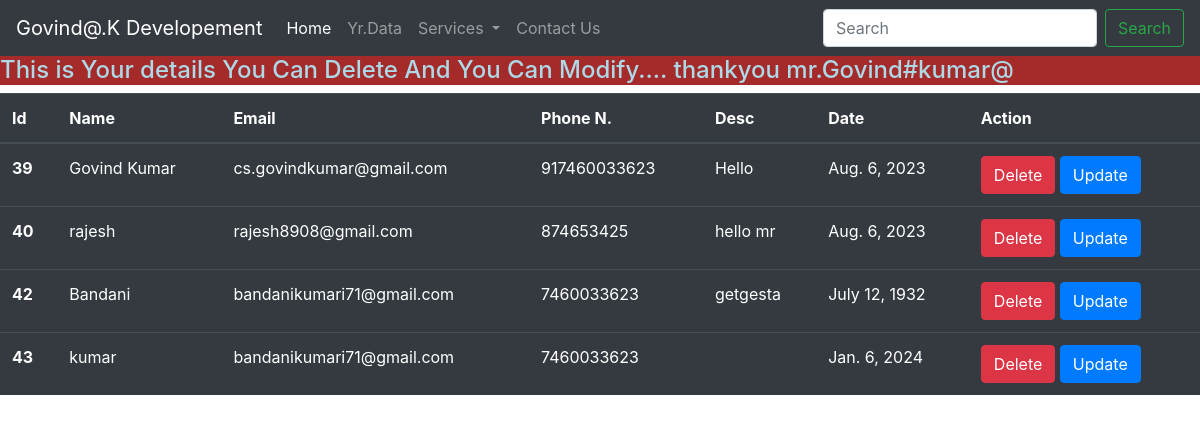
/about, run on the app's committed database.
### app1/models.py (models this page shows, shortened)
class Contact(models.Model):
    name = models.CharField(max_length=120)
    email = models.CharField(max_length=120)
    phone = models.IntegerField(max_length=12)
    desc = models.CharField(max_length=50)
    date = models.DateField()
    id = models.AutoField(primary_key=True)

### app1/views.py (the view)
# urls.py: path("about",views.about,name='about'),
def about(request):
    serData = Contact.objects.all()
    data={
        'serData':serData
    }
    return render(request,'about.html',data)

### templates/about.html (shortened to what this page needs)
{% extends 'base.html' %}
{% block body %}
<marquee behavior="" direction="">
<h4 style="background-color: brown; color: lightblue;">This is Your details You Can Delete And You Can Modify.... thankyou mr.Govind#kumar@</h4>
</marquee>
<form action="update" method="post">
<div class="container-fluid px-0">
  <table class="table table-hover table-dark">
      <thead>
        <tr>
          <th scope="col">Id</th>
          <th scope="col">Name</th>
          <th scope="col">Email</th>
          <th scope="col">Phone N.</th>
          <th scope="col">Desc</th>
          <th scope="col">Date</th>
          <th scope="col">Action</th>
        </tr>
      </thead>
      <tbody>
          {% for i in serData %}
        <tr>
          <th scope="row">{{i.id}}</th>
          <td>{{i.name}}</td>
          <td>{{i.email}}</td>
          <td>{{i.phone}}</td>
          <td>{{i.desc}}</td>
          <td>{{i.date}}</td>
          <td>
              <a class="btn btn-danger" href="/delete/{{i.id}}">Delete</a>
              <a class="btn btn-primary" href="/update/{{i.id}}">Update</a>
          </td>
        </tr>
      {% endfor %}
      </tbody>
    </table>
</div>
</form>
{% endblock body%}

### templates/base.html (shortened to what this page needs)
<!doctype html>
<html lang="en">
  <head>
    <link rel="stylesheet" href="https://cdn.jsdelivr.net/npm/bootstrap@4.4.1/dist/css/bootstrap.min.css">
<link rel="stylesheet" href="https://cdn.jsdelivr.net/npm/bootstrap-icons@1.3.0/font/bootstrap-icons.css">
  </head>
  <body>
    <nav class="navbar navbar-expand-lg navbar-dark bg-dark">
        <a class="navbar-brand" href="#">Govind@.K Developement</a>
        <div class="collapse navbar-collapse" id="navbarSupportedContent">
          <ul class="navbar-nav mr-auto">
            <li class="nav-item active">
              <a class="nav-link" href="/index">Home <span class="sr-only">(current)</span></a>
            </li>
            <li class="nav-item">
              <a class="nav-link" href="/about">Yr.Data</a>
            </li>
            <li class="nav-item dropdown">
              <a class="nav-link dropdown-toggle" href="#" id="navbarDropdown" role="button" data-toggle="dropdown" aria-haspopup="true" aria-expanded="false">
                Services
              </a>
            </li>
            <li class="nav-item">
              <a class="nav-link" href="/contact">Contact Us</a>
            </li>
          </ul>
          <form class="form-inline my-2 my-lg-0">
            <input class="form-control mr-sm-2" type="search" placeholder="Search" aria-label="Search">
            <button class="btn btn-outline-success my-2 my-sm-0" type="submit">Search</button>
          </form>
        </div>
      </nav>
      {% block body %} {% endblock body %}
  </body>
</html>

### data on the page
Contact: id "39", name "Govind Kumar", email "cs.govindkumar@gmail.com", phone "917460033623", desc "Hello", date "Aug. 6, 2023"
Contact: id "40", name "rajesh", email "rajesh8908@gmail.com", phone "874653425", desc "hello mr", date "Aug. 6, 2023"
Contact: id "42", name "Bandani", email "bandanikumari71@gmail.com", phone "7460033623", desc "getgesta", date "July 12, 1932"
Contact: id "43", name "kumar", email "bandanikumari71@gmail.com", phone "7460033623", date "Jan. 6, 2024"
